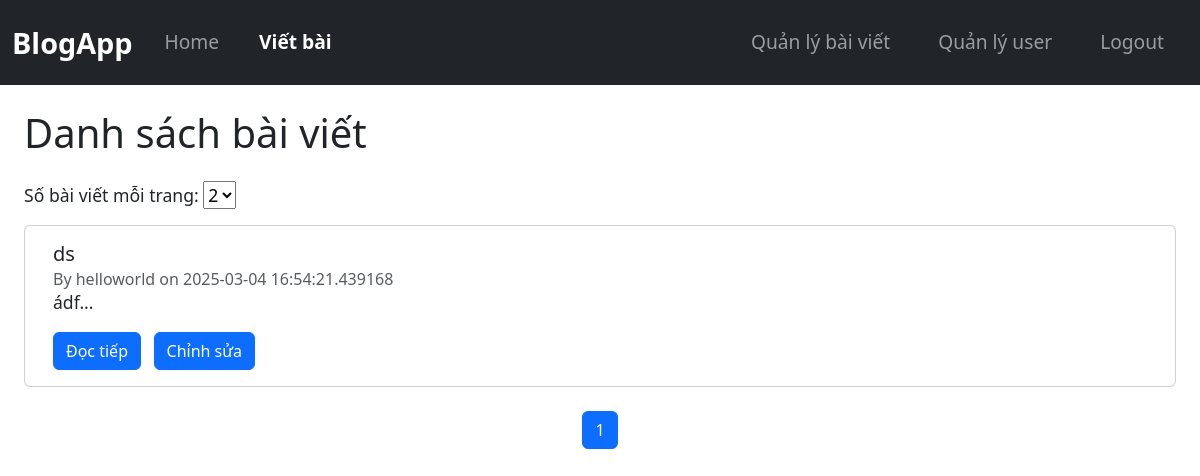
The app's page /posts-management (signed in), older data.
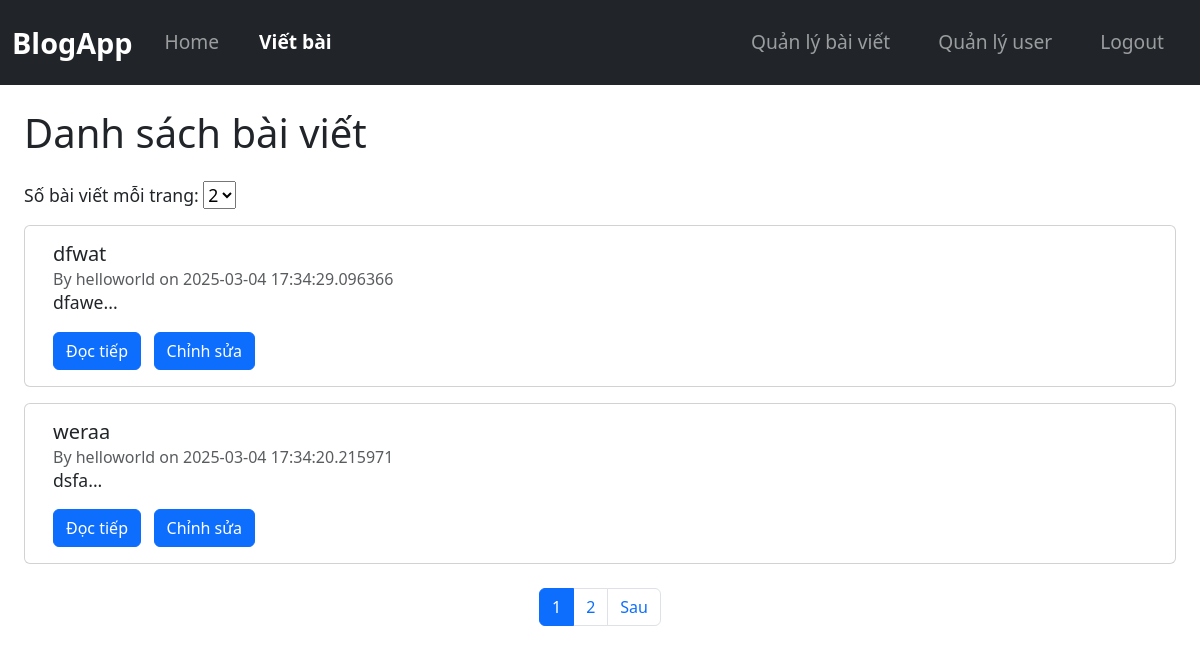
The same page, newer data.
### tables this page shows
CREATE TABLE posts (
            id INTEGER PRIMARY KEY AUTOINCREMENT,
            title TEXT NOT NULL,
            content TEXT NOT NULL,
            username TEXT,
            date_posted TIMESTAMP DEFAULT CURRENT_TIMESTAMP
        );

### app/routes_post.py (the view, shortened to what this page needs)
@post_bp.route("/posts-management",methods = ["POST","GET"])
@login_required
def posts_management():
    page = request.args.get("page", 1, type=int)
    per_page = request.args.get("per_page", 2, type=int)
    db = get_db()
    total_posts = db.execute("SELECT COUNT(*) FROM posts where username = ?",(current_user.username,)).fetchone()[0]
    total_pages = (total_posts + per_page - 1) // per_page
    posts = db.execute(
        "SELECT * FROM posts WHERE username = ? ORDER BY date_posted DESC LIMIT ? OFFSET ?",
        (current_user.username,per_page, (page - 1) * per_page)
    ).fetchall()
    posts_del_id = request.args.getlist("delete_post")
    return render_template("posts_management.html",per_page = per_page,posts = posts,page = page,total_pages = total_pages,current_user = current_user)

### app/__init__.py (called while the page is built)
def create_app():
    app = Flask(__name__)
    app.config["SECRET_KEY"] = "dev"
    app.teardown_appcontext(close_db)
    login_manager = LoginManager()
    login_manager.init_app(app)
    @login_manager.user_loader
    def load_user(user_id):
        user =  get_user_by_id(user_id)
        return User(user['id'],user['username'],user['email'],user['is_admin'],user['is_ban'])
    from app.routes_account import user_bp
    from app.routes_post import post_bp
    app.register_blueprint(post_bp)
    app.register_blueprint(user_bp)
    return app

### app/db.py (called while the page is built)
def get_db():
    if "db" not in g:
        g.db = sqlite3.connect(DATABASE)
        g.db.row_factory = sqlite3.Row  # Trả về dict thay vì tuple
    return g.db

def get_user_by_id(id):
    db = get_db()
    user = db.execute("SELECT * FROM users WHERE id = ?", (id,)).fetchone()
    return dict(user) if user != None else None

### app/templates/posts_management.html (shortened to what this page needs)
{% extends "base.html" %}
{% block content %}
    <div class="container">
        <h1 class="mb-4">Danh sách bài viết</h1>
        <form method="GET" action="{{ url_for('post_bp.posts_management') }}" class="mb-3">
            <label for="per_page">Số bài viết mỗi trang:</label>
            <select name="per_page" id="per_page" onchange="this.form.submit()">
                <option value="2" {% if per_page == 2 %}selected{% endif %}>2</option>
            </select>
        </form>
        <form method="GET" action="{{url_for('post_bp.posts_management')}}">
            {% for post in posts %}
                <div class="card mb-3">
                    <label>
                        <div class="card-body" style="display: flex;align-items: center;justify-content: space-between;gap: 10px;">
                            <div class="container">
                                <h5 class="card-title">{{ post.title }}</h5>
                                <h6 class="card-subtitle text-muted">
                                    By {{ post.username }} on {{ post.date_posted }}
                                </h6>
                                <p class="post-preview">
                                    {{ post.content|replace('\n', '<br>') | safe }}...
                                </p>
                                <a href="{{ url_for('post_bp.post_detail', post_id=post.id) }}" class="btn btn-primary">Đọc tiếp</a>
                                <a href="{{ url_for('post_bp.edit_post', post_id=post.id) }}" class="btn btn-primary ms-2">
                                     Chỉnh sửa
                                </a>
                            </div>
                        </div>
                    </label>
                </div>
            {% else %}
                <p>Không có bài viết nào.</p>
            {% endfor %}
        </form>
        <nav aria-label="Page navigation">
            <ul class="pagination justify-content-center mt-4">
                {% for p in range(1, total_pages + 1) %}
                    <li class="page-item {% if p == page %}active{% endif %}">
                        <a class="page-link" href="{{ url_for('post_bp.posts_management', page=p, per_page = per_page) }}">{{ p }}</a>
                    </li>
                {% endfor %}
                {% if page < total_pages %}
                    <li class="page-item">
                        <a class="page-link" href="{{ url_for('post_bp.posts_management', page=page+1, per_page = per_page) }}">Sau</a>
                    </li>
                {% endif %}
            </ul>
        </nav>
    </div>
{% endblock %}

### app/templates/base.html (shortened to what this page needs)
<!DOCTYPE html>
<html lang="en">
<head>
    <link rel="stylesheet" href="https://cdn.jsdelivr.net/npm/bootstrap@5.3.0/dist/css/bootstrap.min.css">
    <link rel="stylesheet" href="{{ url_for('static', filename='css/style.css') }}">
</head>
<body>
    <nav class="navbar navbar-expand-lg navbar-dark bg-dark">
        <div class="container">
            <a class="navbar-brand" href="{{ url_for('post_bp.home') }}">BlogApp</a>
            <div class="collapse navbar-collapse" id="navbarNav">
                <ul class="navbar-nav me-auto mb-2 mb-lg-0">
                    <li class="nav-item"><a class="nav-link" href="{{ url_for('post_bp.home') }}">Home</a></li>
                    {% if current_user.is_authenticated %}
                        <li class="nav-item">
                            <a href="{{ url_for('post_bp.new_post') }}" class="nav-link btn btn-success text-white mx-2 btn-write-post">
                                 Viết bài
                            </a>
                        </li>
                    {% endif %}
                </ul>
                <ul class="navbar-nav">
                    {% if current_user.is_authenticated %}
                    <li class = "nav-item"> <a class="nav-link btn btn-outline-light mx-2" href="{{ url_for('post_bp.posts_management') }}">Quản lý bài viết</a></li>
                        {% if current_user.is_admin %}
                            <li class = "nav-item"> <a class="nav-link btn btn-outline-light mx-2" href="{{ url_for('user_bp.admin_users') }}">Quản lý user</a></li>
                        {% endif %}
                        <li class="nav-item"><a class="nav-link btn btn-outline-light mx-2" href="{{ url_for('user_bp.logout') }}">Logout</a></li>
                    {% else %}
                        <li class="nav-item"><a class="nav-link btn btn-outline-light mx-2" href="{{ url_for('user_bp.login') }}">Login</a></li>
                        <li class="nav-item"><a class="nav-link btn btn-outline-light mx-2" href="{{ url_for('user_bp.register') }}">Register</a></li>
                    {% endif %}
                </ul>
            </div>
        </div>
    </nav>
    <div class="container mt-4">
        {% block content %}{% endblock %}
    </div>
</body>
</html>

### app/static/css/style.css (style rules this page uses)
body { font-size: 1.1rem; }
.navbar { padding: 1rem 0; }
.navbar-brand { font-size: 1.8rem; font-weight: bold; }
.nav-link { font-size: 1.2rem; padding: 0.5rem 1rem !important; }
.btn-write-post { font-size: 1.2rem; padding: 0.5rem 1.5rem; font-weight: 600; }
.container { max-width: 1200px; }
.post-preview { display: -webkit-box; -webkit-line-clamp: 2; -webkit-box-orient: vertical; overflow: hidden; text-overflow: ellipsis; max-height: 3em; }

Row changes from the older to the newer data that the page shows:
no longer on this page (row unchanged): posts: title "ds", username "helloworld", date_posted "2025-03-04 16:54:21.439168", content "ádf"
added posts: title "dfwat", username "helloworld", date_posted "2025-03-04 17:34:29.096366", content "dfawe"
added posts: title "weraa", username "helloworld", date_posted "2025-03-04 17:34:20.215971", content "dsfa"
Text that changed along with them:
new list line: "2"
text now shown: "Sau"
